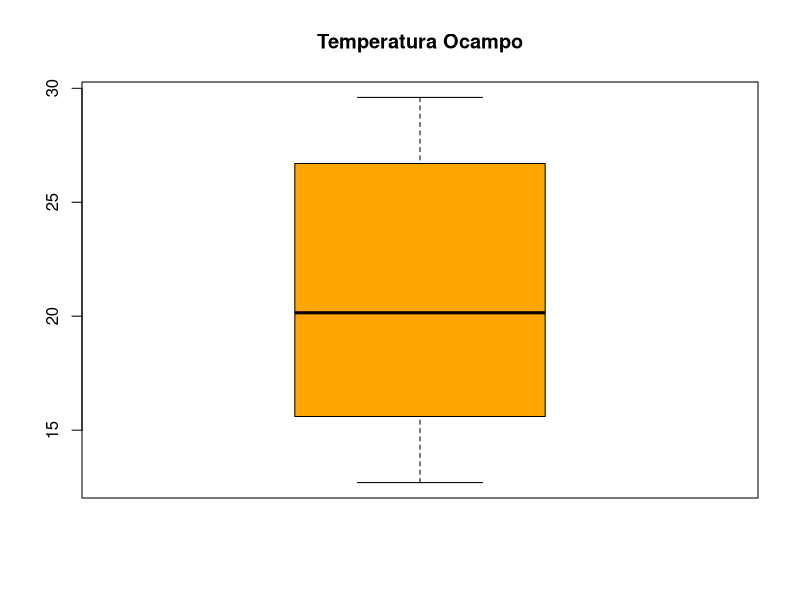
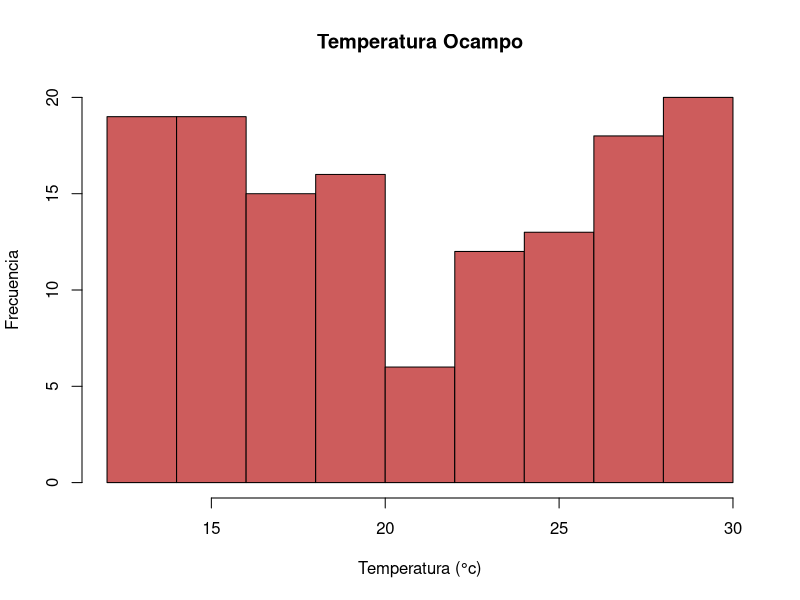
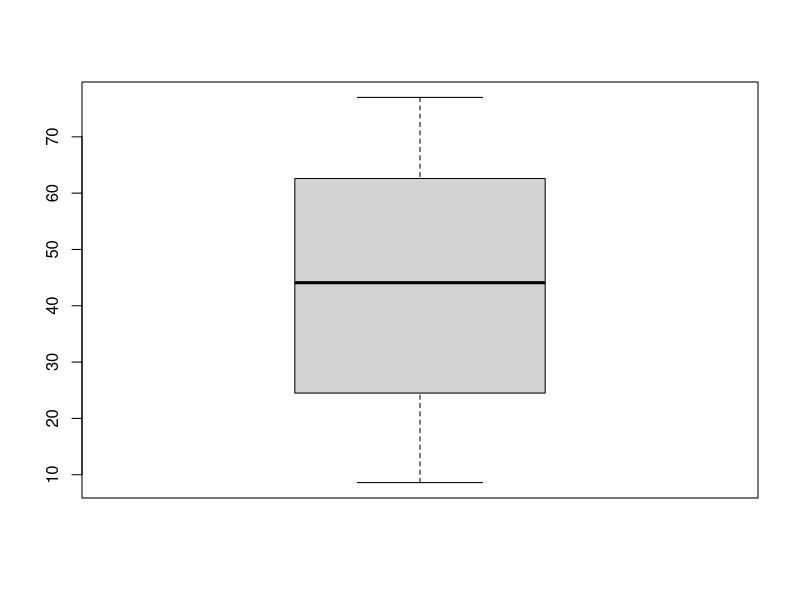
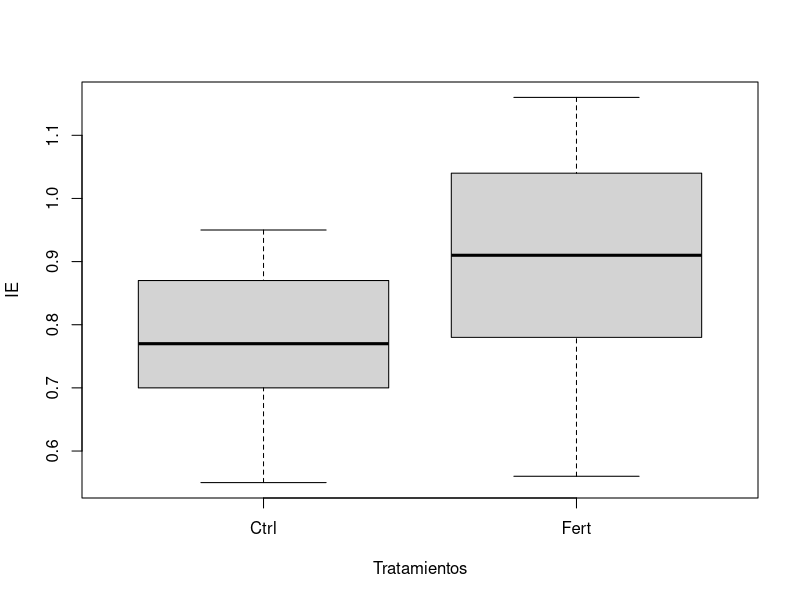

Here is the R script that generated these plots, in order:
# Clase 10/02/25
# Me dio problema Markdown para actualizar en el dispositivo.
# Importar datos a R proveniente de distintas fuentes


# Importar datos ----------------------------------------------------------
# Usamos la función "read.csv"

ocampo <-read.csv("Datos_ocampo.csv", header = T)
# Importante para estadística mencionar que tiene encabezado (header), incluir el tipo de formato que es (.csv), y el nombre que sea entre comillas.
ocampo
getwd() # getwd() nos informa de la carpeta en la que estamos trabajando.

names(ocampo)

mean(ocampo$TEMP) #funcion(objeto$variable).  el signo de pesos focaliza.

mean(ocampo$DIRS)

#Las graficas histograma no es lo mismo que las graficas de barra. Histogramas me brindan la frecuencia de valores. La grafica de barras me brinda acumulación de valores, no frecuencia.

boxplot(ocampo$TEMP, col = "orange", main= "Temperatura Ocampo") 
#indica el 100% de los datos. La caja gris indica el 50% de los datos. Del cuadro hacia las líneas exteriores son 25% (25 hacia abajo y 25 hacia arriba).
# La línea negra es la MEDIANA (valor más repetido). Este ejemplo nos dice que la curva está inclinada a los valores más bajos, en su distribución.
# Los colores van en comillas.

hist(ocampo$TEMP, col= "indianred", 
     main= "Temperatura Ocampo", 
     xlab = "Temperatura (°c)", 
     ylab = "Frecuencia")

# Estadística paramétrica y no paramétrica. Paramétrica es más robusta. Hay una contraparte para cada modelo de una u otra.
# Transformación de los datos para tratar de pasar de no-paramétrica a paramétrica.

#Experimento balanceado y no-balanceado. Balanceado es cuando los tratamientos tienen misma cantidad de objetos de estudio.

stem(ocampo$TEMP) 
#Tallo y hoja. El entero en la primera columna y los demás valores son los decimales. 
#Si la acuestas se parece a un histograma. Usada cuando se empleaban maquinas de escribir. 

#Boxplot también te da los valores extremos (outlayers). Se representan como puntos/circulitos. Errores de dedo o casos especiales. Boxplot es más completa.
boxplot(ocampo$VELR)

vivero <- read.csv("Viveros.csv", header = T)
vivero$Tratamiento <- as.factor(vivero$Tratamiento)
boxplot(vivero$IE ~ vivero$Tratamiento, xlab="Tratamientos", ylab="IE")

# as.factor indica que una columna es un factor determinante para los valores. Pasar de una base de datos compleja a sencilla para poder usarla en el sistema.
# Sirve para analisis estadisticos más completos/complejos. Si no, no lo identifica como un factor. Ya que busca Factores.
# la virgulilla te dice que me grafique una variable con respecto a otra.

# T-student.
# Una muestra, dos muestras independientes y dos muestras dependientes.

# Una muestra: comparado con un valor definido. Una referencia. "Media teorética".
# Dos independientes: Dos grupos, misma variables.
# Dos dependientes: Un grupo, una variable, dos tiempos distintos.

#Homogeneidad de varianzas y normalidad de los datos. Factores clave.
# Normalidad: Shapiro-Wild, Kormogorov.
# Varianzas: Barlet, Prueba de F.

#Alfa. Límite. 0.05. Con un 95% de confiabilidad en el resultado.
# p-value. Contrastar con Alfa. -1 a 1. # ¿Qué pedo con p-value y alfa.